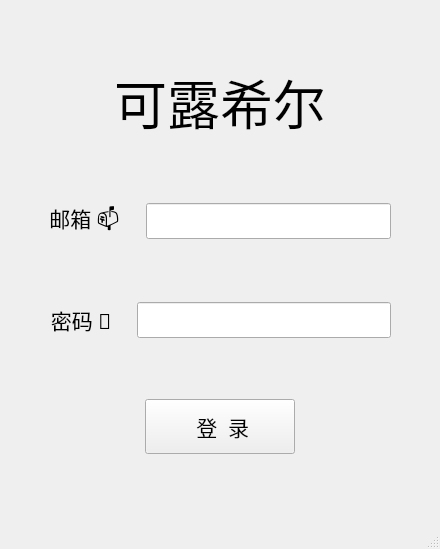
<?xml version="1.0" encoding="UTF-8"?>
<ui version="4.0">
 <class>LoginWindow</class>
 <widget class="QMainWindow" name="LoginWindow">
  <property name="geometry">
   <rect>
    <x>0</x>
    <y>0</y>
    <width>440</width>
    <height>549</height>
   </rect>
  </property>
  <property name="minimumSize">
   <size>
    <width>400</width>
    <height>400</height>
   </size>
  </property>
  <property name="baseSize">
   <size>
    <width>0</width>
    <height>0</height>
   </size>
  </property>
  <property name="focusPolicy">
   <enum>Qt::WheelFocus</enum>
  </property>
  <property name="windowTitle">
   <string>可露希尔-登录</string>
  </property>
  <property name="windowIcon">
   <iconset>
    <normaloff>../img/icon_128.ico</normaloff>../img/icon_128.ico</iconset>
  </property>
  <widget class="QWidget" name="centralwidget">
   <layout class="QVBoxLayout" name="verticalLayout_2">
    <item>
     <widget class="QLabel" name="Label_closure">
      <property name="sizePolicy">
       <sizepolicy hsizetype="Expanding" vsizetype="Maximum">
        <horstretch>0</horstretch>
        <verstretch>0</verstretch>
       </sizepolicy>
      </property>
      <property name="minimumSize">
       <size>
        <width>0</width>
        <height>70</height>
       </size>
      </property>
      <property name="maximumSize">
       <size>
        <width>16777215</width>
        <height>80</height>
       </size>
      </property>
      <property name="font">
       <font>
        <family>华康新综艺W7(P)</family>
        <pointsize>40</pointsize>
       </font>
      </property>
      <property name="text">
       <string>可露希尔</string>
      </property>
      <property name="alignment">
       <set>Qt::AlignCenter</set>
      </property>
     </widget>
    </item>
    <item>
     <layout class="QHBoxLayout" name="horizontalLayout_2" stretch="0,3,0,12,0">
      <item>
       <spacer name="horizontalSpacer_5">
        <property name="orientation">
         <enum>Qt::Horizontal</enum>
        </property>
        <property name="sizeHint" stdset="0">
         <size>
          <width>40</width>
          <height>20</height>
         </size>
        </property>
       </spacer>
      </item>
      <item>
       <widget class="QLabel" name="email_label">
        <property name="sizePolicy">
         <sizepolicy hsizetype="Expanding" vsizetype="Expanding">
          <horstretch>0</horstretch>
          <verstretch>0</verstretch>
         </sizepolicy>
        </property>
        <property name="maximumSize">
         <size>
          <width>16777215</width>
          <height>40</height>
         </size>
        </property>
        <property name="font">
         <font>
          <family>微软雅黑</family>
          <pointsize>16</pointsize>
         </font>
        </property>
        <property name="text">
         <string>邮箱 📫</string>
        </property>
        <property name="alignment">
         <set>Qt::AlignCenter</set>
        </property>
       </widget>
      </item>
      <item>
       <spacer name="horizontalSpacer_3">
        <property name="orientation">
         <enum>Qt::Horizontal</enum>
        </property>
        <property name="sizeHint" stdset="0">
         <size>
          <width>20</width>
          <height>20</height>
         </size>
        </property>
       </spacer>
      </item>
      <item>
       <widget class="QLineEdit" name="email_input">
        <property name="sizePolicy">
         <sizepolicy hsizetype="Preferred" vsizetype="Expanding">
          <horstretch>0</horstretch>
          <verstretch>0</verstretch>
         </sizepolicy>
        </property>
        <property name="maximumSize">
         <size>
          <width>16777215</width>
          <height>36</height>
         </size>
        </property>
        <property name="font">
         <font>
          <family>微软雅黑</family>
          <pointsize>12</pointsize>
         </font>
        </property>
        <property name="focusPolicy">
         <enum>Qt::StrongFocus</enum>
        </property>
        <property name="text">
         <string/>
        </property>
       </widget>
      </item>
      <item>
       <spacer name="horizontalSpacer">
        <property name="orientation">
         <enum>Qt::Horizontal</enum>
        </property>
        <property name="sizeHint" stdset="0">
         <size>
          <width>40</width>
          <height>20</height>
         </size>
        </property>
       </spacer>
      </item>
     </layout>
    </item>
    <item>
     <layout class="QHBoxLayout" name="horizontalLayout_3" stretch="0,3,0,12,0">
      <property name="spacing">
       <number>4</number>
      </property>
      <item>
       <spacer name="horizontalSpacer_6">
        <property name="orientation">
         <enum>Qt::Horizontal</enum>
        </property>
        <property name="sizeHint" stdset="0">
         <size>
          <width>40</width>
          <height>20</height>
         </size>
        </property>
       </spacer>
      </item>
      <item>
       <widget class="QLabel" name="password_label">
        <property name="sizePolicy">
         <sizepolicy hsizetype="Preferred" vsizetype="Expanding">
          <horstretch>0</horstretch>
          <verstretch>0</verstretch>
         </sizepolicy>
        </property>
        <property name="maximumSize">
         <size>
          <width>16777215</width>
          <height>40</height>
         </size>
        </property>
        <property name="sizeIncrement">
         <size>
          <width>0</width>
          <height>0</height>
         </size>
        </property>
        <property name="font">
         <font>
          <family>微软雅黑</family>
          <pointsize>16</pointsize>
         </font>
        </property>
        <property name="text">
         <string>密码 🔑</string>
        </property>
        <property name="alignment">
         <set>Qt::AlignCenter</set>
        </property>
       </widget>
      </item>
      <item>
       <spacer name="horizontalSpacer_4">
        <property name="orientation">
         <enum>Qt::Horizontal</enum>
        </property>
        <property name="sizeHint" stdset="0">
         <size>
          <width>20</width>
          <height>20</height>
         </size>
        </property>
       </spacer>
      </item>
      <item>
       <widget class="QLineEdit" name="password_input">
        <property name="enabled">
         <bool>true</bool>
        </property>
        <property name="sizePolicy">
         <sizepolicy hsizetype="Preferred" vsizetype="Expanding">
          <horstretch>0</horstretch>
          <verstretch>0</verstretch>
         </sizepolicy>
        </property>
        <property name="maximumSize">
         <size>
          <width>16777215</width>
          <height>36</height>
         </size>
        </property>
        <property name="font">
         <font>
          <pointsize>12</pointsize>
         </font>
        </property>
        <property name="inputMask">
         <string/>
        </property>
        <property name="echoMode">
         <enum>QLineEdit::Password</enum>
        </property>
       </widget>
      </item>
      <item>
       <spacer name="horizontalSpacer_2">
        <property name="orientation">
         <enum>Qt::Horizontal</enum>
        </property>
        <property name="sizeHint" stdset="0">
         <size>
          <width>40</width>
          <height>20</height>
         </size>
        </property>
       </spacer>
      </item>
     </layout>
    </item>
    <item>
     <layout class="QHBoxLayout" name="horizontalLayout_4">
      <item>
       <widget class="QPushButton" name="LoginButton">
        <property name="sizePolicy">
         <sizepolicy hsizetype="Fixed" vsizetype="Expanding">
          <horstretch>0</horstretch>
          <verstretch>0</verstretch>
         </sizepolicy>
        </property>
        <property name="minimumSize">
         <size>
          <width>0</width>
          <height>0</height>
         </size>
        </property>
        <property name="maximumSize">
         <size>
          <width>150</width>
          <height>55</height>
         </size>
        </property>
        <property name="font">
         <font>
          <family>微软雅黑</family>
          <pointsize>16</pointsize>
         </font>
        </property>
        <property name="mouseTracking">
         <bool>true</bool>
        </property>
        <property name="toolTip">
         <string>单击以登录</string>
        </property>
        <property name="statusTip">
         <string/>
        </property>
        <property name="text">
         <string> 登  录</string>
        </property>
        <property name="iconSize">
         <size>
          <width>28</width>
          <height>28</height>
         </size>
        </property>
       </widget>
      </item>
     </layout>
    </item>
    <item>
     <spacer name="verticalSpacer">
      <property name="orientation">
       <enum>Qt::Vertical</enum>
      </property>
      <property name="sizeType">
       <enum>QSizePolicy::Minimum</enum>
      </property>
      <property name="sizeHint" stdset="0">
       <size>
        <width>20</width>
        <height>10</height>
       </size>
      </property>
     </spacer>
    </item>
   </layout>
  </widget>
  <widget class="QStatusBar" name="statusbar"/>
 </widget>
 <tabstops>
  <tabstop>email_input</tabstop>
  <tabstop>password_input</tabstop>
  <tabstop>LoginButton</tabstop>
 </tabstops>
 <resources/>
 <connections/>
</ui>
